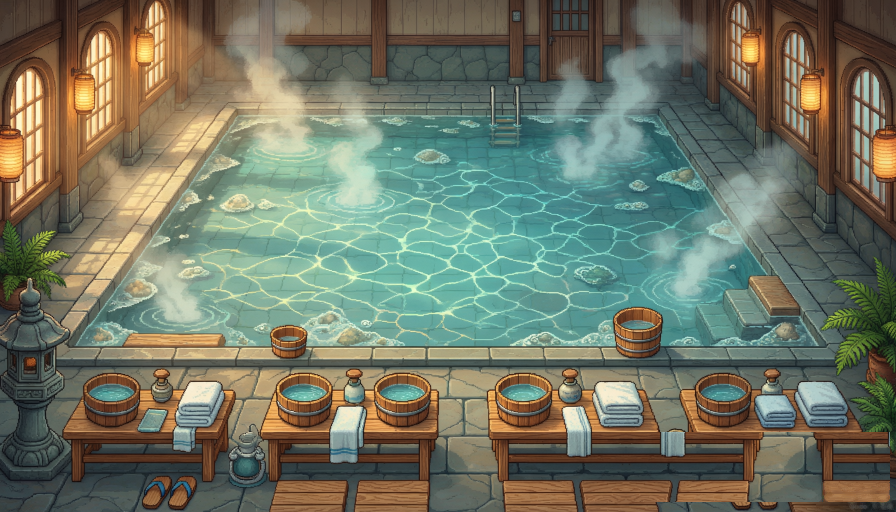
#> input picture godot/assets/bg/room-ooike.png, 896 x 512 px
$ python fit_pools.py ../assets/bg/room-ooike.png
#> lines starting #> are read from the running program, lines starting #| are printed output that depends on the picture; after the words box and inside, x2 and y2 are one past the last pixel; in counts of white or black regions, pixels touching at a corner belong together
"""从背景图自动拟合池区矩形：分割青绿色水面 → 连通域 → 外接框，
再按安全内缩量收缩，输出可直接粘进 scripts/game_manager.gd 的坐标。

用法：
    python godot/tools/fit_pools.py                 # 打印建议框 + 生成叠框校验图
    python godot/tools/fit_pools.py --min-area 900  # 调整噪点门限
"""

from PIL import Image, ImageDraw
import numpy as np
import os
import sys
from collections import deque

ROOT = os.path.join(os.path.dirname(__file__), "..")
OUT = os.path.join(os.path.dirname(__file__), "fit_pools_sheet.png")

# 每个房间的搜索窗 (x0, y0, x1, y1)：池子只可能出现在这个区间内。
# 夜景露天池的天空与积雪和水色几乎同色，纯色相分割无法区分，只能靠作者先验。
TARGETS = {
    "ooike": ("assets/bg/room-ooike.png", (60, 60, 840, 340)),
    "indoor": ("assets/bg/room-indoor.png", (60, 180, 840, 370)),
    "rotenburo": ("assets/bg/room-rotenburo.png", (140, 235, 760, 425)),
    "ishiyu": ("assets/bg/room-ishiyu.png", (60, 95, 840, 405)),
    "backyard": ("assets/bg/room-backyard.png", (110, 150, 730, 400)),
}

# 池面安全内缩：水面分割出来的外接框通常含池壁高光，向内收一点避免客人贴边
INSET_X = 0.06
INSET_Y = 0.10


def water_mask(arr: np.ndarray) -> np.ndarray:
    r, g, b = arr[..., 0].astype(int), arr[..., 1].astype(int), arr[..., 2].astype(int)
    mx = arr.max(2).astype(int)
    mn = arr.min(2).astype(int)
    chroma = mx - mn
    # 水面：蓝绿明显强于红，且不是高亮白沫
    return (g > r + 12) & (b > r + 4) & (g > 70) & (mx < 245) & (chroma > 18)


def components(mask: np.ndarray, min_area: int):
    seen = np.zeros_like(mask)
    h, w = mask.shape
    boxes = []
    for y in range(h):
        for x in range(w):
            if not mask[y, x] or seen[y, x]:
                continue
            q = deque([(x, y)])
            seen[y, x] = True
            n = 0
            x0 = x1 = x
            y0 = y1 = y
            while q:
                cx, cy = q.popleft()
                n += 1
                x0 = min(x0, cx); x1 = max(x1, cx)
                y0 = min(y0, cy); y1 = max(y1, cy)
                for nx in (cx - 1, cx + 1):
                    for ny in (cy - 1, cy + 1):
                        if 0 <= nx < w and 0 <= ny < h and mask[ny, nx] and not seen[ny, nx]:
                            seen[ny, nx] = True
                            q.append((nx, ny))
            if n >= min_area:
                boxes.append((x0, y0, x1 - x0 + 1, y1 - y0 + 1, n))
    return sorted(boxes, key=lambda t: -t[4])


def merge(boxes, gap: int = 24):
    """把互相重叠或仅隔一条蒸汽/高光的分割块并成一个池框。"""
    rects = [[x, y, x + w, y + h] for x, y, w, h, _ in boxes]
    changed = True
    while changed:
        changed = False
        for i in range(len(rects)):
            for j in range(i + 1, len(rects)):
                a, b = rects[i], rects[j]
                if a[0] - gap <= b[2] and b[0] - gap <= a[2] and a[1] - gap <= b[3] and b[1] - gap <= a[3]:
                    rects[i] = [min(a[0], b[0]), min(a[1], b[1]), max(a[2], b[2]), max(a[3], b[3])]
                    del rects[j]
                    changed = True
                    break
            if changed:
                break
    return [(x, y, r - x, b - y, (r - x) * (b - y)) for x, y, r, b in rects]


def shrink(box) -> tuple:
    x, y, w, h, _ = box
    dx, dy = w * INSET_X, h * INSET_Y
    return (int(round(x + dx)), int(round(y + dy)), int(round(w - 2 * dx)), int(round(h - 2 * dy)))


def main() -> None:
    min_area = 1200
    for i, a in enumerate(sys.argv):
        if a == "--min-area":
            min_area = int(sys.argv[i + 1])

    cells = []
    for rid, (rel, win) in TARGETS.items():
        im = Image.open(os.path.join(ROOT, rel)).convert("RGB")
#> im is the input picture: PIL image 896x512 RGB; mean R, G, B 112.3, 117.7, 100.2
        arr = np.asarray(im)
        mask = water_mask(arr)
#> in water_mask, `mx = arr.max(2).astype(int)`:
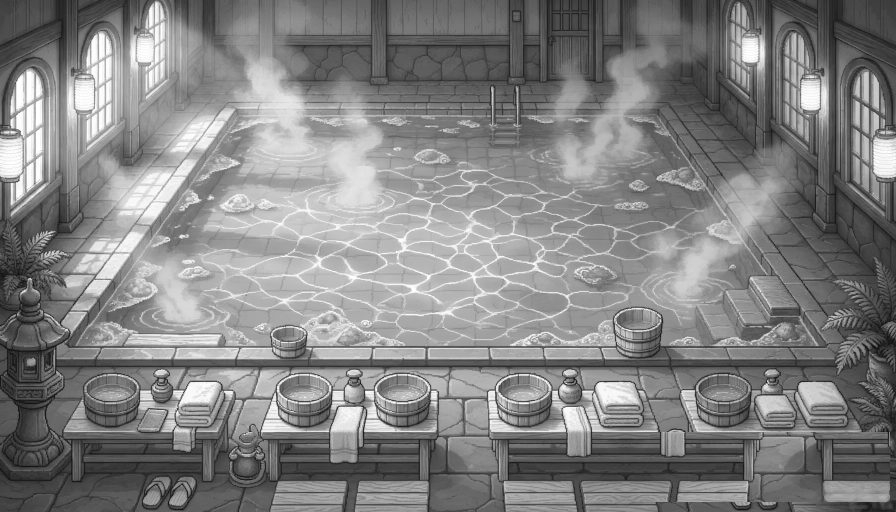
#> mx: shape (512, 896) int64; min 13, max 255, mean 130.5
#> in water_mask, `mn = arr.min(2).astype(int)`:
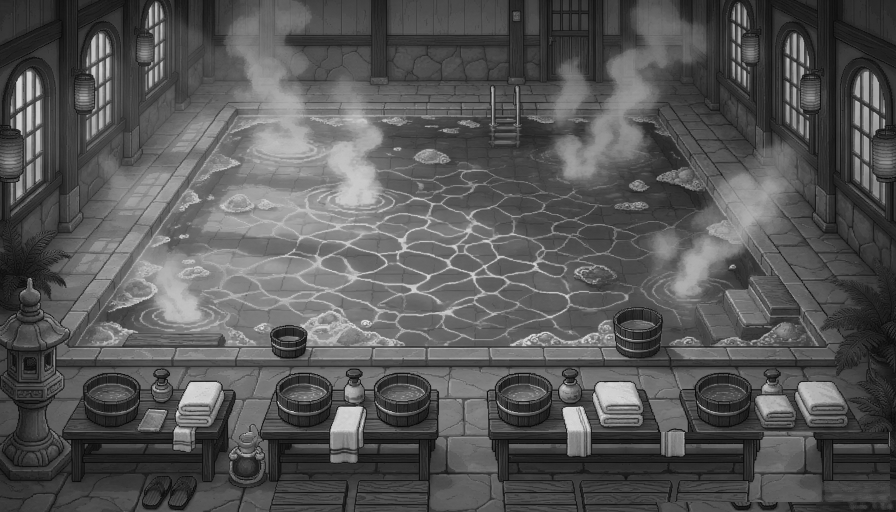
#> mn: shape (512, 896) int64; min 3, max 228, mean 86.4
#> in water_mask, `chroma = mx - mn`:
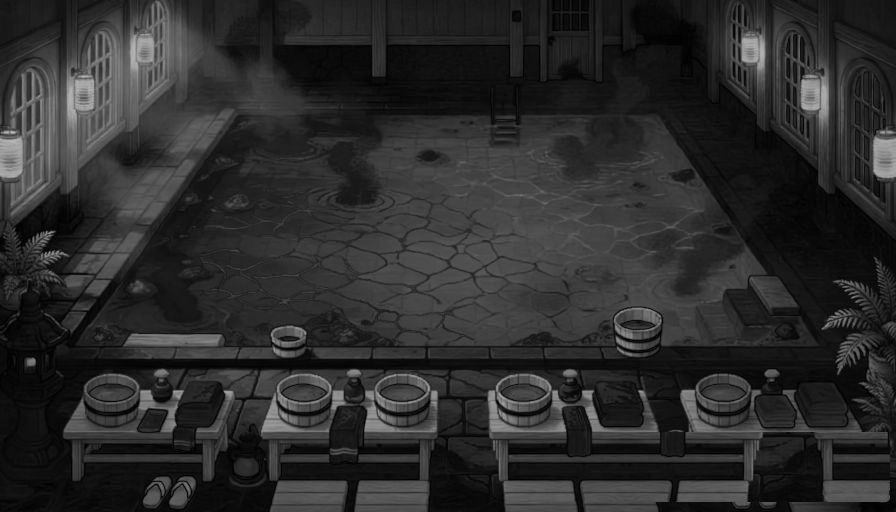
#> chroma: shape (512, 896) int64; min 0, max 189, mean 44
#> in water_mask, `return (g > r + 12) & (b > r + 4) & (g > 70) & (mx < 245) & (chroma > ..`:
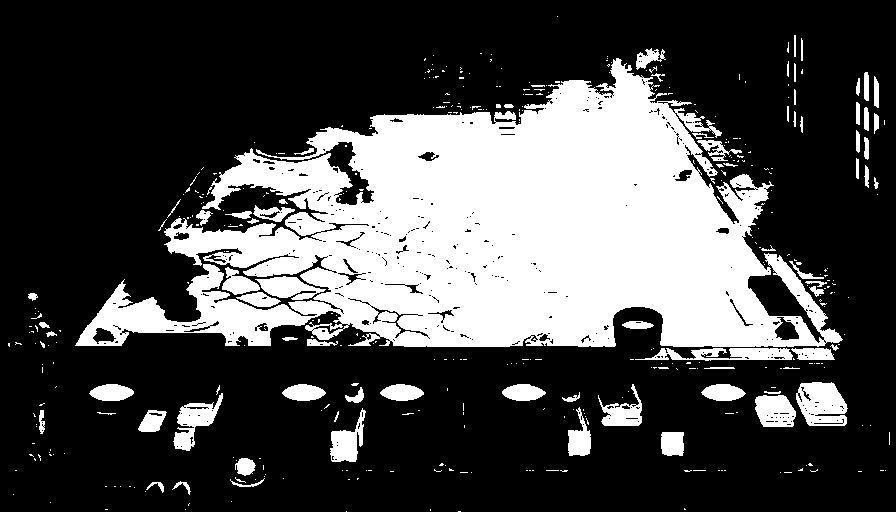
#> returned value: shape (512, 896) bool; 29.2% white; 410 white regions (334 under 20 px), largest, box (x1, y1, x2, y2) and area: (75, 58, 843, 347) 114577, (796, 382, 848, 426) 1688, (635, 348, 793, 361) 1230
        wx0, wy0, wx1, wy1 = win
        mask[:wy0, :] = False
        mask[wy1:, :] = False
        mask[:, :wx0] = False
#> mask: shape (512, 896) bool; 25.5% white; 226 white regions (184 under 20 px), largest, box (x1, y1, x2, y2) and area: (79, 60, 815, 340) 110077, (764, 253, 843, 340) 1386, (255, 276, 326, 300) 950
        mask[:, wx1:] = False
#> mask: shape (512, 896) bool; 25.3% white; 211 white regions (180 under 20 px), largest, box (x1, y1, x2, y2) and area: (79, 60, 815, 340) 110077, (764, 253, 840, 340) 1379, (255, 276, 326, 300) 950
        boxes = merge(components(mask, min_area))
#> boxes = [(79, 60, 704, 280, 197120)]
        fitted = [shrink(b) for b in boxes[:4]]
#> fitted = [(121, 88, 620, 224)]
        print(f'{rid}: ' + ', '.join(f'Rect2({x},{y},{w},{h})' for x, y, w, h in fitted))
#| ooike: Rect2(121,88,620,224)
        overlay = im.convert("RGBA")
        layer = Image.new("RGBA", overlay.size, (0, 0, 0, 0))
#> layer: PIL image 896x512 RGBA; every value is 0
        d = ImageDraw.Draw(layer)
        for x, y, w, h in fitted:
            d.rectangle([x, y, x + w, y + h], fill=(80, 220, 255, 70), outline=(80, 220, 255, 255), width=2)
            d.text((x + 3, y + 3), f"{w}x{h}", fill=(255, 240, 120, 255))
#> this loop made 1 pass
        for x, y, w, h, _ in boxes[:4]:
            d.rectangle([x, y, x + w, y + h], outline=(255, 60, 180, 255), width=1)
#> this loop made 1 pass
#> (x, y, w, h) on pass 1: (79, 60, 704, 280)
        overlay.alpha_composite(layer)
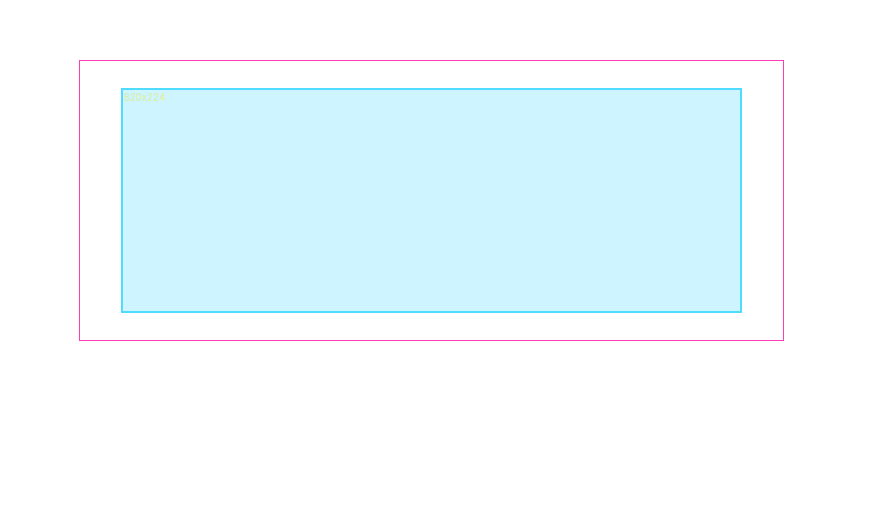
#> layer: PIL image 896x512 RGBA; mean R, G, B, A 25.5, 67.3, 78.4, 23.8; transparent parts drawn white
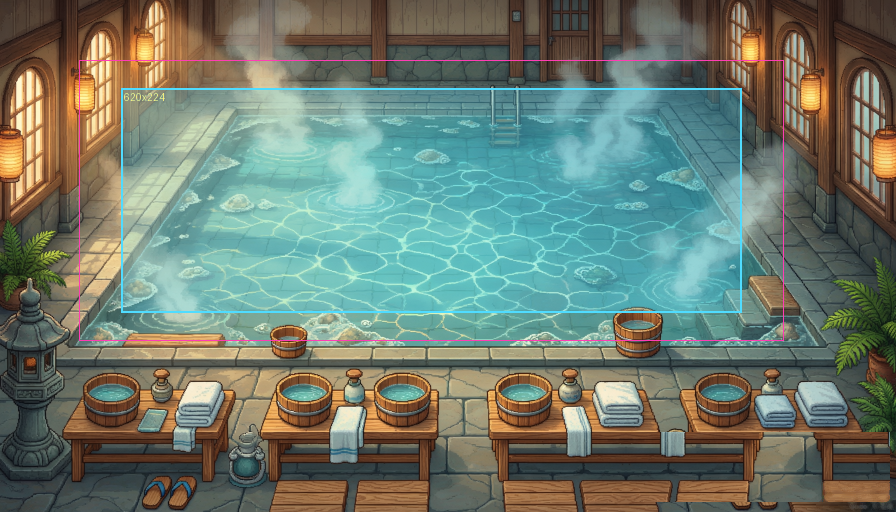
#> overlay: PIL image 896x512 RGBA; mean R, G, B, A 109.2, 123.1, 110.6, 255
        cells.append((rid, overlay.convert("RGB")))
#> pass 2 of the loop in main, `for rid, (rel, win) in TARGETS.items():`:
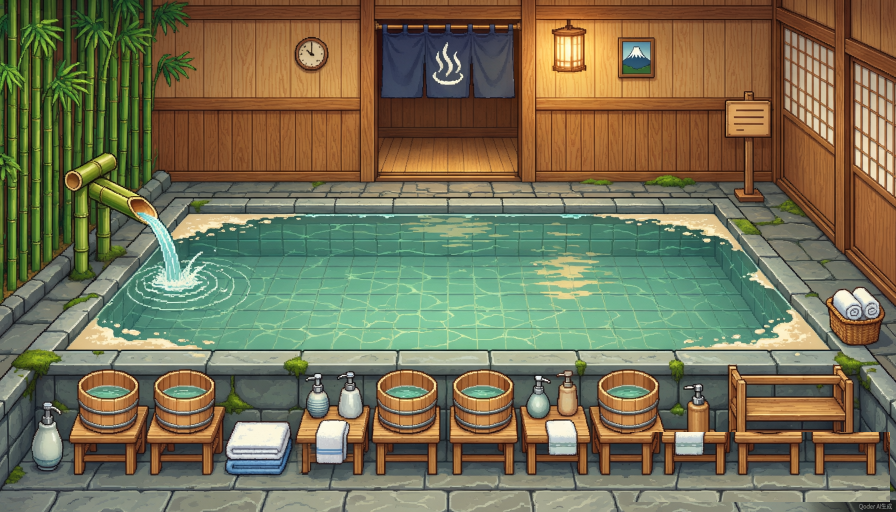
#> input picture godot/assets/bg/room-indoor.png, 896 x 512 px
#> in main, im is the input picture: PIL image 896x512 RGB; mean R, G, B 118.7, 113.9, 85
#> in water_mask (call 2), `return (g > r + 12) & (b > r + 4) & (g > 70) & (mx < 245) & (chroma > ..`:
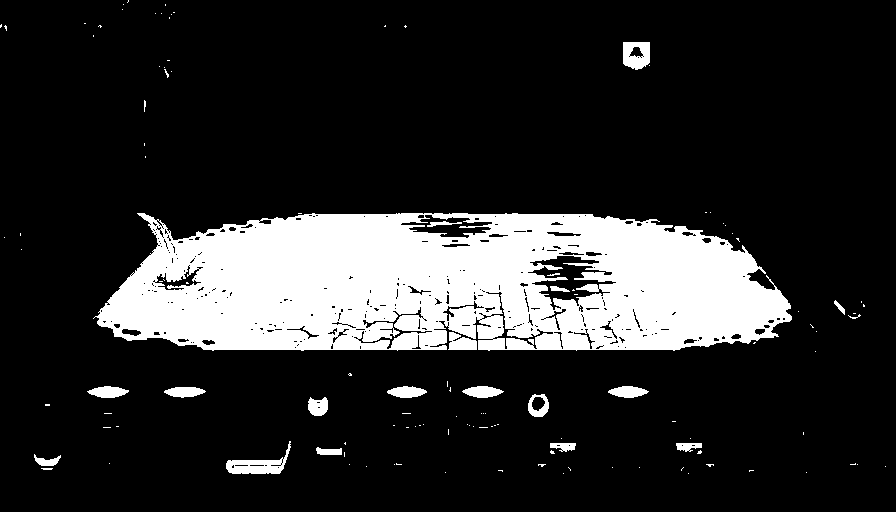
#> returned value: shape (512, 896) bool; 17.4% white; 122 white regions (101 under 20 px), largest, box (x1, y1, x2, y2) and area: (93, 213, 792, 351) 74340, (226, 441, 291, 474) 789, (623, 42, 650, 70) 592
#> in main, `boxes = merge(components(mask, min_area))`: boxes = [(96, 213, 696, 138, 96048)]
#> fitted = [(138, 227, 612, 110)]
#| indoor: Rect2(138,227,612,110)
#> the loop in main, `for x, y, w, h in fitted:` made 1 pass
#> the loop in main, `for x, y, w, h, _ in boxes[:4]:` made 1 pass
#> (x, y, w, h) on pass 1: (96, 213, 696, 138)
#> in main, `overlay.alpha_composite(layer)`:
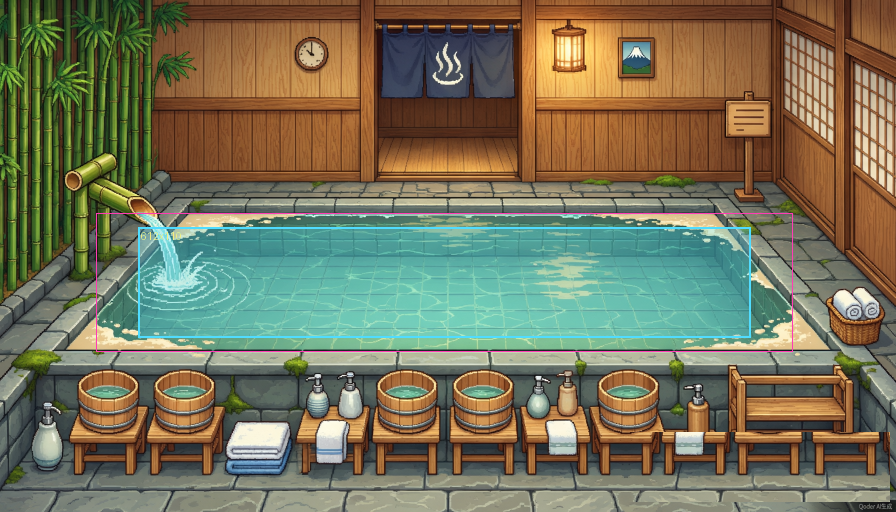
#> overlay: PIL image 896x512 RGBA; mean R, G, B, A 118, 116.3, 90.8, 255
#> pass 3 of the loop in main, `for rid, (rel, win) in TARGETS.items():`:
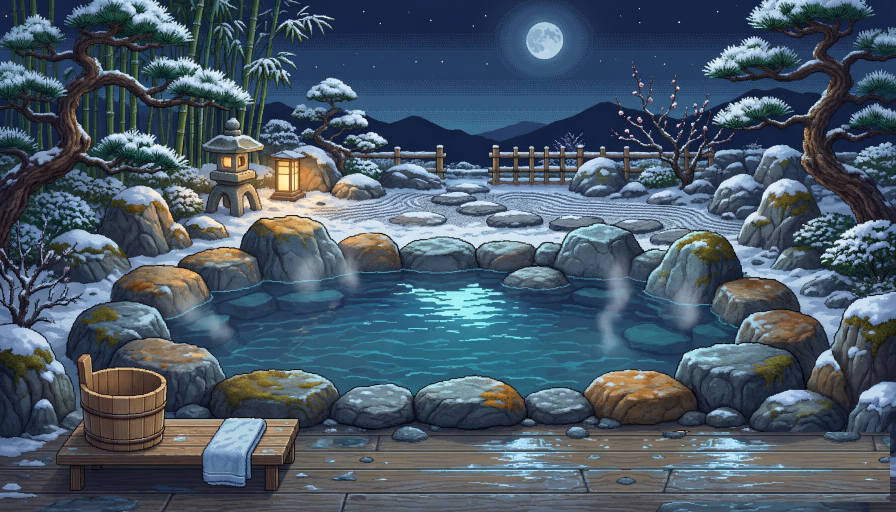
#> input picture godot/assets/bg/room-rotenburo.png, 896 x 512 px
#> in main, im is the input picture: PIL image 896x512 RGB; mean R, G, B 72.8, 89, 103.6
#> in water_mask (call 3), `return (g > r + 12) & (b > r + 4) & (g > 70) & (mx < 245) & (chroma > ..`:
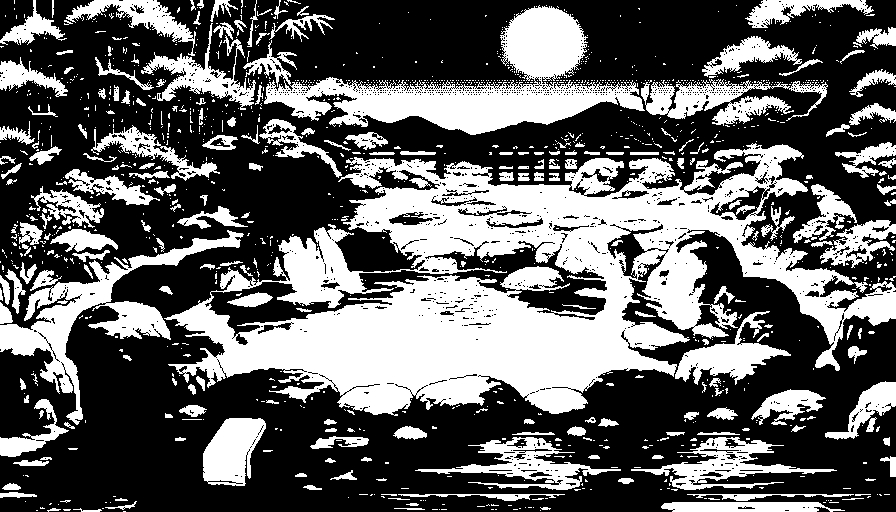
#> returned value: shape (512, 896) bool; 38.1% white; 1228 white regions (1001 under 20 px), largest, box (x1, y1, x2, y2) and area: (164, 143, 896, 416) 86610, (243, 5, 645, 135) 17155, (0, 230, 244, 425) 8709
#> in main, `boxes = merge(components(mask, min_area))`: boxes = [(165, 235, 595, 181, 107695)]
#> fitted = [(201, 253, 524, 145)]
#| rotenburo: Rect2(201,253,524,145)
#> the loop in main, `for x, y, w, h in fitted:` made 1 pass
#> the loop in main, `for x, y, w, h, _ in boxes[:4]:` made 1 pass
#> (x, y, w, h) on pass 1: (165, 235, 595, 181)
#> in main, `overlay.alpha_composite(layer)`:
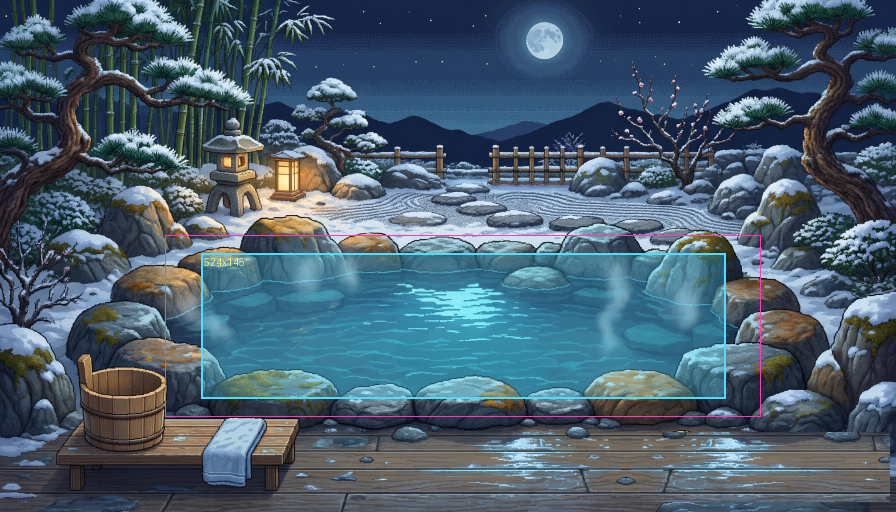
#> overlay: PIL image 896x512 RGBA; mean R, G, B, A 74, 95, 110.8, 255
#> the loop made 5 passes; the first 3 are shown

    cell = (448, 256)
#> cell = (448, 256)
    sheet = Image.new("RGB", (cell[0] * 2, cell[1] * 2), (24, 17, 37))
    d = ImageDraw.Draw(sheet)
    for i, (rid, im) in enumerate(cells):
        px, py = (i % 2) * cell[0], (i // 2) * cell[1]
        sheet.paste(im.resize(cell, Image.BOX), (px, py))
        d.text((px + 4, py + 4), rid, fill=(255, 255, 255))
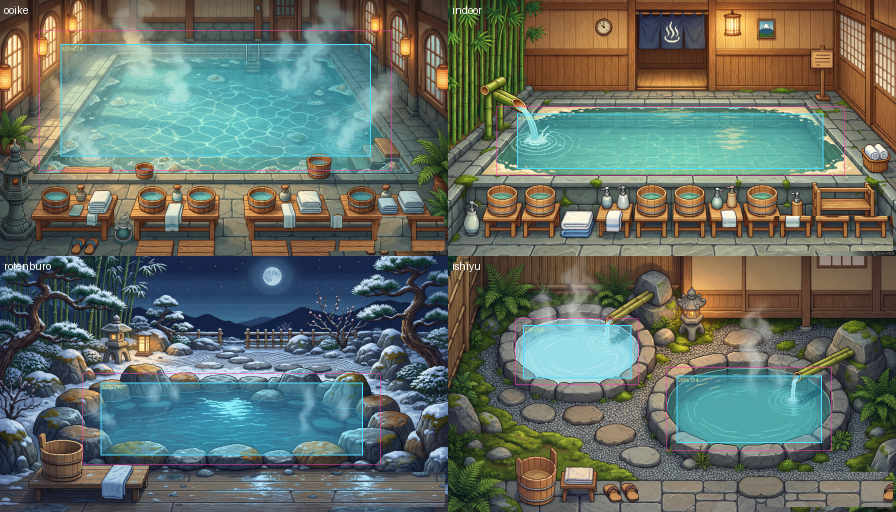
#> sheet: PIL image 896x512 RGB; mean R, G, B 100.5, 110.4, 101.3
    sheet.save(OUT)
    print("wrote", OUT, "(cyan = 建议池框, magenta = 原始分割外接框)")


if __name__ == "__main__":
    main()
